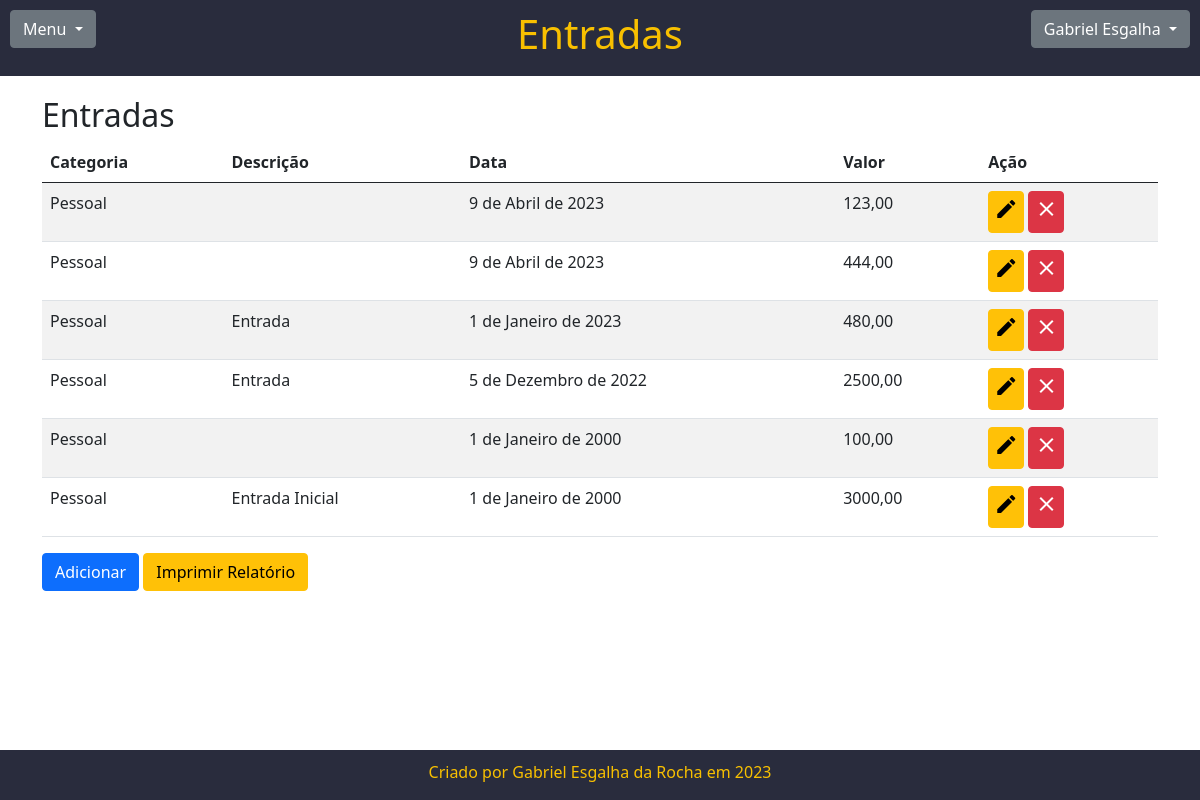
The page /entradas/ (signed in) on the database as committed earlier.
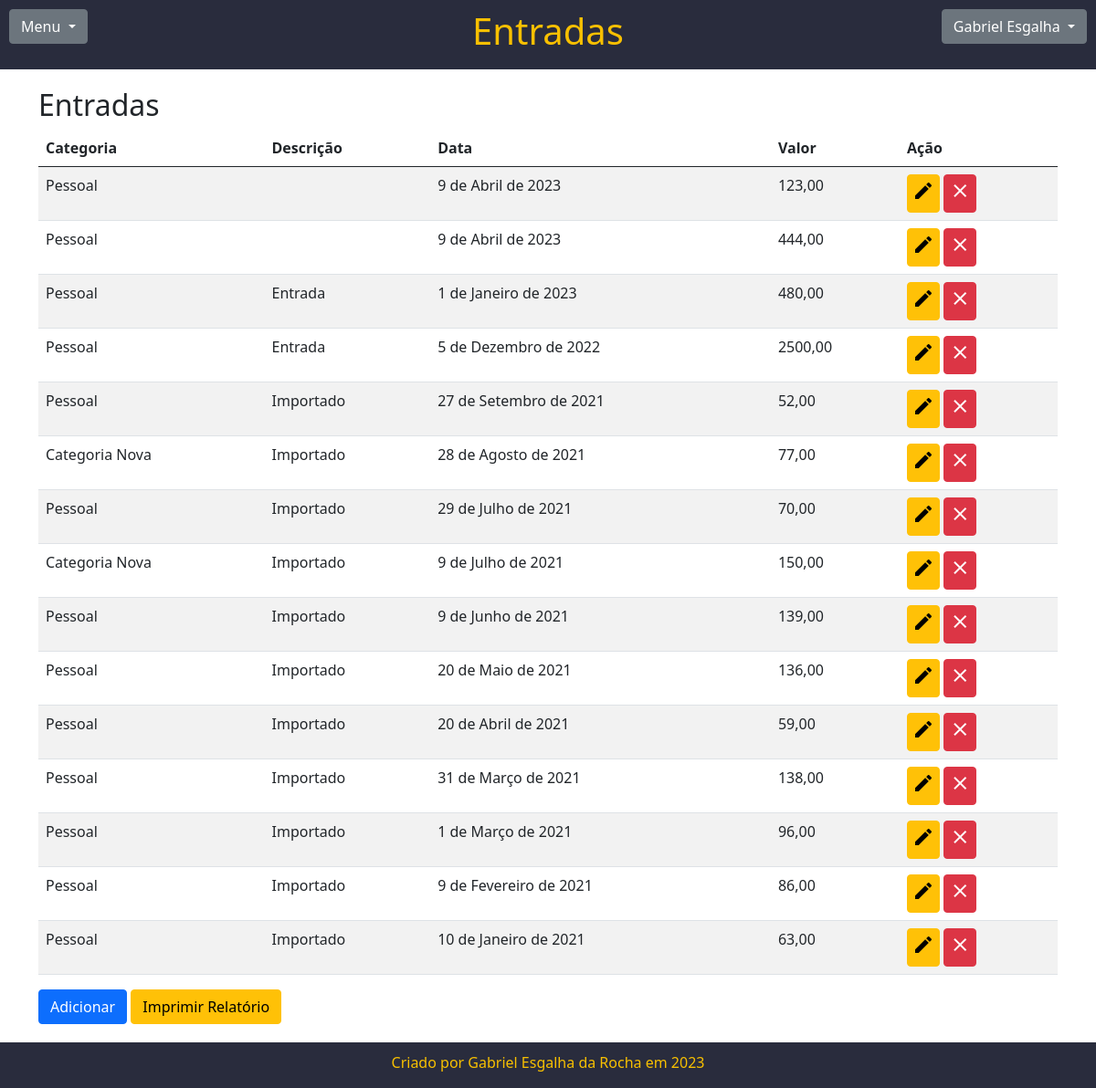
The same page on the database as committed later.
### page/models.py (models this page shows, shortened)
class Entradas(models.Model):
    usuario = models.ForeignKey(Usuario, on_delete=models.PROTECT)
    valor = models.DecimalField(verbose_name="Valor Entrada", max_digits=11, decimal_places=2)
    data = models.DateField(verbose_name="Data", default=timezone.now().date())
    categoria = models.ForeignKey(Categoria, on_delete=models.PROTECT)
    descricao = models.CharField(verbose_name="Descrição", max_length=50, null=True, blank=True)
    class Meta:
        ordering = ['usuario','-data', 'categoria', 'valor']

class Categoria(models.Model):
    usuario = models.ForeignKey(Usuario, on_delete=models.PROTECT)
    categoria = models.CharField(max_length=50, verbose_name="Categoria")
    created_at = models.DateField(auto_now_add=True)

### page/views.py (the view)
# urls.py: path('entradas/', views.entradas, name="entradas"),
@login_required
def entradas(request):
    usuario_logado = request.user
    entradas_usuario = Entradas.objects.filter(usuario=usuario_logado)[:15]
    context={
        "usuario_logado": usuario_logado,
        "entradas_usuario": entradas_usuario
    }
    return render(request, 'entradas.html', context)

### acesso/models.py (called while the page is built)
    def is_superuser(self):
        return self.is_admin

### page/templates/entradas.html (shortened to what this page needs)
{% extends 'base.html' %}
{% load bootstrap5 %}
{% block TituloPagina %}<h1>Entradas</h1>{% endblock TituloPagina %}
{% block content %}
<h2>Entradas</h2>
<div class="table-responsive">
    <table class="table table-striped">
        <thead>
            <tr>
                <th scope="col">Categoria</th>
                <th scope="col">Descrição</th>
                <th scope="col">Data</th>
                <th scope="col">Valor</th>
                <th scope="col">Ação</th>
            </tr>
        </thead>
        <tbody>
            {% for entrada in entradas_usuario %}
            <tr class="">
                <td scope="row">{{entrada.categoria.categoria}}</td>
                <td>{% if entrada.descricao %}{{entrada.descricao}}{% endif %}</td>
                <td>{{entrada.data}}</td>
                <td>{{entrada.valor}}</td>
                <td>
                    <a style="padding: 5px;" class="btn btn-warning" href="{% url 'entradas_edit' entrada.id %}" role="button"><span class="material-icons">edit</span></a>
                    <a style="padding: 5px;" class="btn btn-danger" onclick="return confirm('Deseja deletar registro?')" href="{% url 'entradas_delete' entrada.id %}" role="button"><span class="material-icons">close</span></a>
                </td>
            </tr>
            {% endfor %}
        </tbody>
    </table>
</div>
<div class="row">
    <div class="col-lg-12 col-md-12 col-sm-12">
        <a class="btn btn-primary" href="{% url 'entradas_add' %}" role="button">Adicionar</a>
        <a class="btn btn-warning" href="{% url 'report_entradas' %}" role="button">Imprimir Relatório</a>
    </div>
</div>
{% endblock content %}

Rows that differ between the two databases and show on the page:
no longer on this page (row unchanged): Entradas: categoria.categoria "Pessoal", data "1 de Janeiro de 2000", valor "100,00"
no longer on this page (row unchanged): Entradas: categoria.categoria "Pessoal", descricao "Entrada Inicial", data "1 de Janeiro de 2000", valor "3000,00"
added Entradas: categoria.categoria "Pessoal", descricao "Importado", data "27 de Setembro de 2021", valor "52,00"
added Entradas: categoria.categoria "Categoria Nova", descricao "Importado", data "28 de Agosto de 2021", valor "77,00"
added Entradas: categoria.categoria "Pessoal", descricao "Importado", data "29 de Julho de 2021", valor "70,00"
added Entradas: categoria.categoria "Categoria Nova", descricao "Importado", data "9 de Julho de 2021", valor "150,00"
added Entradas: categoria.categoria "Pessoal", descricao "Importado", data "9 de Junho de 2021", valor "139,00"
added Entradas: categoria.categoria "Pessoal", descricao "Importado", data "20 de Maio de 2021", valor "136,00"
added Entradas: categoria.categoria "Pessoal", descricao "Importado", data "20 de Abril de 2021", valor "59,00"
added Entradas: categoria.categoria "Pessoal", descricao "Importado", data "31 de Março de 2021", valor "138,00"
added Entradas: categoria.categoria "Pessoal", descricao "Importado", data "1 de Março de 2021", valor "96,00"
added Entradas: categoria.categoria "Pessoal", descricao "Importado", data "9 de Fevereiro de 2021", valor "86,00"
added Entradas: categoria.categoria "Pessoal", descricao "Importado", data "10 de Janeiro de 2021", valor "63,00"
